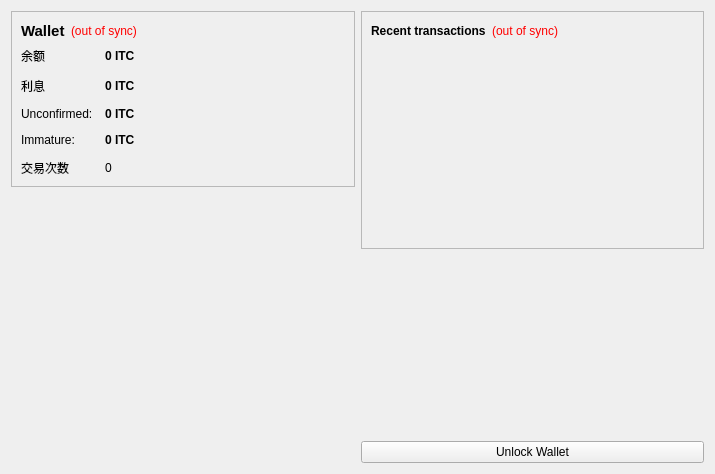
<?xml version="1.0" encoding="UTF-8"?>
<ui version="4.0">
 <class>OverviewPage</class>
 <widget class="QWidget" name="OverviewPage">
  <property name="geometry">
   <rect>
    <x>0</x>
    <y>0</y>
    <width>715</width>
    <height>474</height>
   </rect>
  </property>
  <property name="windowTitle">
   <string>Form</string>
  </property>
  <layout class="QHBoxLayout" name="horizontalLayout" stretch="1,1">
   <item>
    <layout class="QVBoxLayout" name="verticalLayout_2">
     <item>
      <widget class="QFrame" name="frame">
       <property name="frameShape">
        <enum>QFrame::StyledPanel</enum>
       </property>
       <property name="frameShadow">
        <enum>QFrame::Raised</enum>
       </property>
       <layout class="QVBoxLayout" name="verticalLayout_4">
        <item>
         <layout class="QHBoxLayout" name="horizontalLayout_4">
          <item>
           <widget class="QLabel" name="label_5">
            <property name="font">
             <font>
              <pointsize>11</pointsize>
              <weight>75</weight>
              <bold>true</bold>
             </font>
            </property>
            <property name="text">
             <string>Wallet</string>
            </property>
           </widget>
          </item>
          <item>
           <widget class="QLabel" name="labelWalletStatus">
            <property name="toolTip">
             <string>The displayed information may be out of date. Your wallet automatically synchronizes with the KaixinCoin network after a connection is established, but this process has not completed yet.</string>
            </property>
            <property name="styleSheet">
             <string notr="true">QLabel { color: red; }</string>
            </property>
            <property name="text">
             <string notr="true">(out of sync)</string>
            </property>
            <property name="alignment">
             <set>Qt::AlignLeading|Qt::AlignLeft|Qt::AlignVCenter</set>
            </property>
           </widget>
          </item>
          <item>
           <spacer name="horizontalSpacer_2">
            <property name="orientation">
             <enum>Qt::Horizontal</enum>
            </property>
            <property name="sizeHint" stdset="0">
             <size>
              <width>40</width>
              <height>20</height>
             </size>
            </property>
           </spacer>
          </item>
         </layout>
        </item>
        <item>
         <layout class="QFormLayout" name="formLayout_2">
          <property name="fieldGrowthPolicy">
           <enum>QFormLayout::AllNonFixedFieldsGrow</enum>
          </property>
          <property name="horizontalSpacing">
           <number>12</number>
          </property>
          <property name="verticalSpacing">
           <number>12</number>
          </property>
          <item row="0" column="0">
           <widget class="QLabel" name="label">
            <property name="text">
             <string>余额</string>
            </property>
           </widget>
          </item>
          <item row="0" column="1">
           <widget class="QLabel" name="labelBalance">
            <property name="font">
             <font>
              <weight>75</weight>
              <bold>true</bold>
             </font>
            </property>
            <property name="cursor">
             <cursorShape>IBeamCursor</cursorShape>
            </property>
            <property name="toolTip">
             <string>Your current balance</string>
            </property>
            <property name="text">
             <string notr="true">0 ITC</string>
            </property>
            <property name="textInteractionFlags">
             <set>Qt::LinksAccessibleByMouse|Qt::TextSelectableByKeyboard|Qt::TextSelectableByMouse</set>
            </property>
           </widget>
          </item>
          <item row="1" column="0">
           <widget class="QLabel" name="label_6">
            <property name="text">
             <string>利息</string>
            </property>
           </widget>
          </item>
          <item row="1" column="1">
           <widget class="QLabel" name="labelStake">
            <property name="font">
             <font>
              <weight>75</weight>
              <bold>true</bold>
             </font>
            </property>
            <property name="cursor">
             <cursorShape>IBeamCursor</cursorShape>
            </property>
            <property name="toolTip">
             <string>Total of coins that was staked, and do not yet count toward the current balance</string>
            </property>
            <property name="text">
             <string notr="true">0 ITC</string>
            </property>
            <property name="textInteractionFlags">
             <set>Qt::LinksAccessibleByMouse|Qt::TextSelectableByKeyboard|Qt::TextSelectableByMouse</set>
            </property>
           </widget>
          </item>
          <item row="2" column="0">
           <widget class="QLabel" name="label_3">
            <property name="text">
             <string>Unconfirmed:</string>
            </property>
           </widget>
          </item>
          <item row="2" column="1">
           <widget class="QLabel" name="labelUnconfirmed">
            <property name="font">
             <font>
              <weight>75</weight>
              <bold>true</bold>
             </font>
            </property>
            <property name="cursor">
             <cursorShape>IBeamCursor</cursorShape>
            </property>
            <property name="toolTip">
             <string>Total of transactions that have yet to be confirmed, and do not yet count toward the current balance</string>
            </property>
            <property name="text">
             <string notr="true">0 ITC</string>
            </property>
            <property name="textInteractionFlags">
             <set>Qt::LinksAccessibleByMouse|Qt::TextSelectableByKeyboard|Qt::TextSelectableByMouse</set>
            </property>
           </widget>
          </item>
          <item row="3" column="0">
           <widget class="QLabel" name="labelImmatureText">
            <property name="text">
             <string>Immature:</string>
            </property>
           </widget>
          </item>
          <item row="3" column="1">
           <widget class="QLabel" name="labelImmature">
            <property name="font">
             <font>
              <weight>75</weight>
              <bold>true</bold>
             </font>
            </property>
            <property name="toolTip">
             <string>Mined balance that has not yet matured</string>
            </property>
            <property name="text">
             <string notr="true">0 ITC</string>
            </property>
            <property name="textInteractionFlags">
             <set>Qt::LinksAccessibleByMouse|Qt::TextSelectableByKeyboard|Qt::TextSelectableByMouse</set>
            </property>
           </widget>
          </item>
          <item row="4" column="0">
           <widget class="QLabel" name="label_2">
            <property name="text">
             <string>交易次数</string>
            </property>
           </widget>
          </item>
          <item row="4" column="1">
           <widget class="QLabel" name="labelNumTransactions">
            <property name="toolTip">
             <string>Total number of transactions in wallet</string>
            </property>
            <property name="text">
             <string notr="true">0</string>
            </property>
           </widget>
          </item>
         </layout>
        </item>
       </layout>
      </widget>
     </item>
     <item>
      <spacer name="verticalSpacer">
       <property name="orientation">
        <enum>Qt::Vertical</enum>
       </property>
       <property name="sizeHint" stdset="0">
        <size>
         <width>20</width>
         <height>40</height>
        </size>
       </property>
      </spacer>
     </item>
     <item>
      <widget class="QLabel" name="label_6">
       <property name="text">
        <string/>
       </property>
       <property name="pixmap">
        <pixmap resource="../bitcoin.qrc">:/images/backg</pixmap>
       </property>
       <property name="scaledContents">
        <bool>false</bool>
       </property>
       <property name="alignment">
        <set>Qt::AlignCenter</set>
       </property>
       <property name="margin">
        <number>-2</number>
       </property>
      </widget>
     </item>
    </layout>
   </item>
   <item>
    <layout class="QVBoxLayout" name="verticalLayout_3">
     <item>
      <widget class="QFrame" name="frame_2">
       <property name="frameShape">
        <enum>QFrame::StyledPanel</enum>
       </property>
       <property name="frameShadow">
        <enum>QFrame::Raised</enum>
       </property>
       <layout class="QVBoxLayout" name="verticalLayout">
        <item>
         <layout class="QHBoxLayout" name="horizontalLayout_2">
          <item>
           <widget class="QLabel" name="label_4">
            <property name="text">
             <string>&lt;b&gt;Recent transactions&lt;/b&gt;</string>
            </property>
           </widget>
          </item>
          <item>
           <widget class="QLabel" name="labelTransactionsStatus">
            <property name="toolTip">
             <string>The displayed information may be out of date. Your wallet automatically synchronizes with the KaixinCoin network after a connection is established, but this process has not completed yet.</string>
            </property>
            <property name="styleSheet">
             <string notr="true">QLabel { color: red; }</string>
            </property>
            <property name="text">
             <string notr="true">(out of sync)</string>
            </property>
            <property name="alignment">
             <set>Qt::AlignRight|Qt::AlignTrailing|Qt::AlignVCenter</set>
            </property>
           </widget>
          </item>
          <item>
           <spacer name="horizontalSpacer">
            <property name="orientation">
             <enum>Qt::Horizontal</enum>
            </property>
            <property name="sizeHint" stdset="0">
             <size>
              <width>40</width>
              <height>20</height>
             </size>
            </property>
           </spacer>
          </item>
         </layout>
        </item>
        <item>
         <widget class="QListView" name="listTransactions">
          <property name="styleSheet">
           <string notr="true">QListView { background: transparent; }</string>
          </property>
          <property name="frameShape">
           <enum>QFrame::NoFrame</enum>
          </property>
          <property name="verticalScrollBarPolicy">
           <enum>Qt::ScrollBarAlwaysOff</enum>
          </property>
          <property name="horizontalScrollBarPolicy">
           <enum>Qt::ScrollBarAlwaysOff</enum>
          </property>
          <property name="selectionMode">
           <enum>QAbstractItemView::NoSelection</enum>
          </property>
         </widget>
        </item>
       </layout>
      </widget>
     </item>
     <item>
      <spacer name="verticalSpacer_2">
       <property name="orientation">
        <enum>Qt::Vertical</enum>
       </property>
       <property name="sizeHint" stdset="0">
        <size>
         <width>20</width>
         <height>40</height>
        </size>
       </property>
      </spacer>
     </item>
     <item>
      <widget class="QPushButton" name="unlockWalletButton">
       <property name="text">
        <string>Unlock Wallet</string>
       </property>
      </widget>
     </item>
    </layout>
   </item>
  </layout>
 </widget>
 <resources>
  <include location="../bitcoin.qrc"/>
 </resources>
 <connections/>
</ui>
